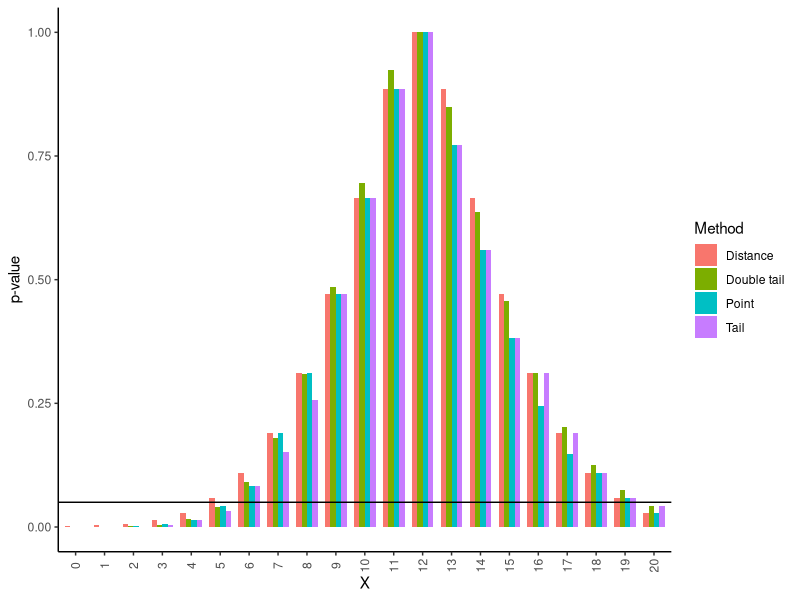
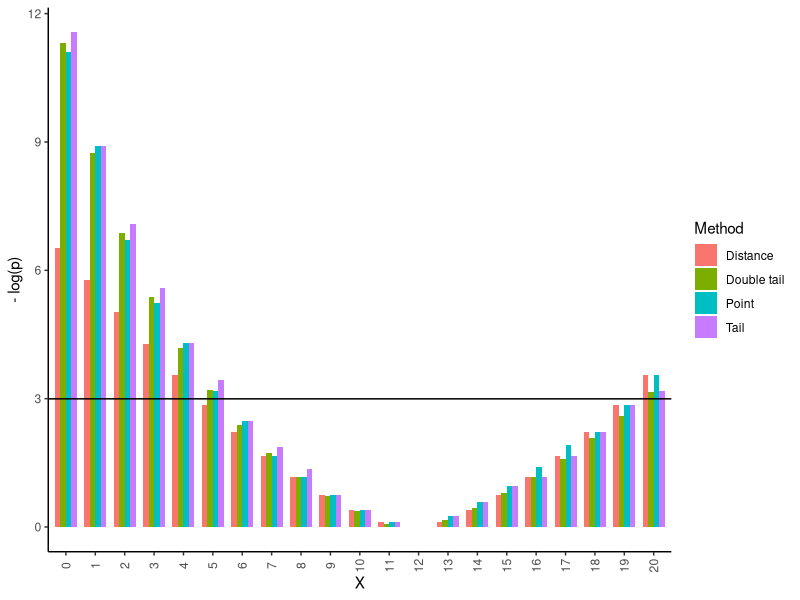
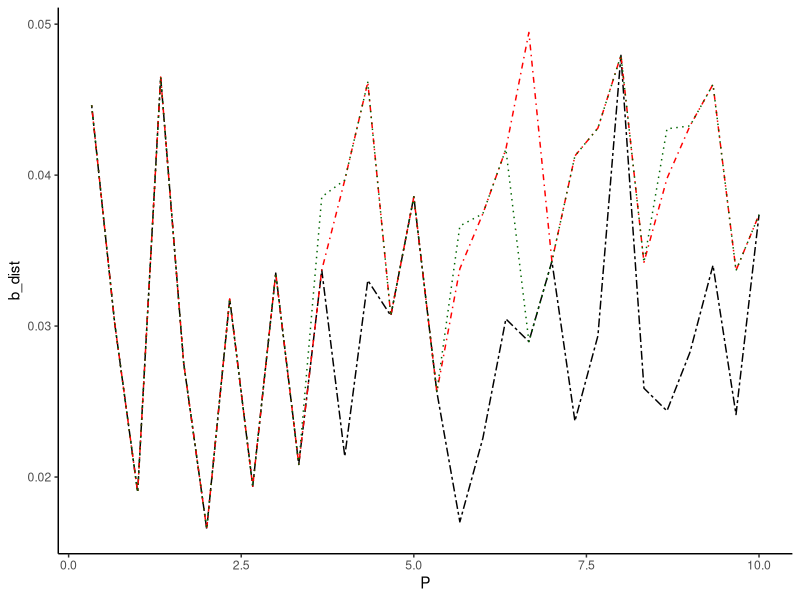

Write R code to recreate these figures, in order.
## ---- chunk 1
library(ggplot2)
library(reshape2)
library(tidyverse)
## ---- chunk 2
dmodel <- function(x, mu){
  dpois(x, mu)
}

pmodel <- function(x, mu){
  ppois(x, mu)
}

## ---- chunk 3
p_val_a <- function(x, mu){
  pr_tail_l = pmodel(x, mu)
  ## Use 1 - tail prob but add point prob
  pr_tail_r = 1 - pr_tail_l + dmodel(x, mu)
  
  p_val = 2 * min(pr_tail_l, pr_tail_r, 1/2)
  p_val
}

p_val_b <- function(x, mu){
  # Implementation assumes a decreasing point probability P(X = x) for increasing x after the mean value has passed
  W_x = dmodel(x, mu)
  p_val = 1
  y = 0
  cond = TRUE
  while(cond){
    W_y = dmodel(y, mu)
    if(W_y > W_x){
      p_y = W_y
      p_val = p_val - p_y
    }
    else{
      less_than_mean = (y > mu)
      cond = !less_than_mean
    }
    # Preparing next round
    y = y +1
  }
  p_val
}

p_val_c <- function(x, mu){
  p_tail_l = pmodel(x, mu)
  p_tail_r = 1- p_tail_l + dmodel(x, mu)
  epsilon = 1e-8
  
  if (p_tail_l < p_tail_r + epsilon){
    # Since the right tail has infinite support we must suggest a low enough tail value
    y_sugg = ceiling(2*mu)
    sugg_tail = 1 - pmodel(y_sugg, mu) # this will give P(X > y), i.e. P(X geq y-1)
    while(sugg_tail > p_tail_l){
      y_sugg = ceiling(2*y_sugg)
      sugg_tail = 1 - pmodel(y_sugg, mu) # this will give P(X > y), i.e. P(X geq y-1)
    }
    # After a low enough value is reached we calculate the highest smaller right tail compared to the left tail
    right_tail = max_lower_tail(y_sugg, sugg_tail, p_tail_l, mu)
    p_val = p_tail_l + right_tail
  }
  else{
    # For a left tail we can start at 0 and find the highest smaller left tail
    left_tail = max_lower_tail(0, 0, p_tail_r, mu, left_tail = TRUE)
    p_val = p_tail_r +  left_tail
  }
  if(p_val > 1){ # If the distrbution is symmetric it will count the central event twice.
    return(1)
  }
  p_val
}

max_lower_tail <- function(y_next, tail_y, W_x, mu, left_tail = FALSE, epsilon = 1e-8){
  sugg = tail_y
  y = y_next
    while(sugg < W_x + epsilon){
      tail_y = sugg # Accept suggestion
      add = dmodel(y, mu) # Calculate new point mass to be added
      sugg = sugg + add # Propose new suggestion
      if(left_tail){
        y = y + 1
      }
      else{
        y = y - 1 
      }
    }
  tail_y
}

p_val_d <- function(x, mu) {
  exp_val = mu
  W_x = abs(x - mu)
  
  # Get all discrete values y with lower W_y
  r = floor(mu + W_x)
  l = ceiling(mu - W_x)
  
  # Handeling ties
  if(mu + W_x == round(mu + W_x)){
    if(mu - W_x == round(mu - W_x)){
      # We are in the tied sceneraio and we want to either exclude y = l depending on if X = l or x = r
      if(x == r){
        #l = l -1
      }
      else{
        
      }
    }
  }
  
  # Rejection region will be x lower than l
  # and x higher than r
  if(l <= 0){
    p_val = 1 - ppois(r-1, mu) # 1 - P(X <= r-1) =  P(X > r-1) = P(X >= r)
    return(p_val)
  }
  p_val = 1 - ppois(r-1, mu) + ppois(l, mu) # 1 - P(X <= r-1) + P(X <= l) = P(X >= r) + P(X <= l)
  if(p_val > 1){
    return(1)
  }
  p_val
}

## ---- chunk 4
# Test functions for the tail method
p_val_a(3, 3)
p_val_a(5, 3)

p_val_b(3, 3)
p_val_b(5, 3)

print("____")
W_x = ppois(3, 5)

W_x

1- ppois(10, 5)

max_lower_tail(10, 1-ppois(10, 5), W_x, 5, left_tail = FALSE)

print("-----")
W_x = 1-ppois(7, 5)

W_x

ppois(0, 5)


max_lower_tail(1, ppois(0, 5), W_x, 5, left_tail = TRUE)

print("____")
## ---- chunk 5
p_val_c(3, 3)
p_val_c(5, 3)
## ---- chunk 6
p_val_d(3, 3)

p_val_d(5, 3)
## ---- chunk 7
comparison_p_vals <- function(mu, n){
  p_a = NULL
  p_b = NULL
  p_c = NULL
  p_d = NULL

  for(i in 0:n){
    p_a = c(p_a, p_val_a(i, mu))
    p_b = c(p_b, p_val_b(i, mu))
    p_c = c(p_c, p_val_c(i, mu))
    p_d = c(p_d, p_val_d(i, mu))
  }
  
  df <- data.frame(p_a, p_b, p_c, p_d)
  colnames(df) <- c("Double tail", "Point", "Tail", "Distance")  #Added zero width space for "Double tail" to be shown first in plot
  df["x_val"] <- 0:n
  
  df
}

df <- comparison_p_vals(12, 20)

df %>%
  pivot_longer(-x_val, names_to = "Method", values_to = "P") %>%
  ggplot(aes(x = factor(x_val), y = P, fill = Method), xlab = "Method") +
  geom_bar(stat = "identity", width = .75, position = "dodge") +
  theme_classic() +
  labs(x = "X", y = "p-value")+
  theme(axis.text.x = element_text(angle = 90, vjust = 0.5))+
  geom_hline(yintercept = .05)
  #scale_x_discrete(limits = factor(13:28))
  

df %>%
  pivot_longer(-x_val, names_to = "Method", values_to = "P") %>%
  ggplot(aes(x = factor(x_val), y = -log(P), fill = Method), xlab = "Method") +
  geom_bar(stat = "identity", width = .75, position = "dodge") +
  theme_classic() +
  labs(x = "X", y = "- log(p)")+
  theme(axis.text.x = element_text(angle = 90, vjust = 0.5))+
  #scale_x_discrete(limits = factor(13:28))
  geom_hline(yintercept = -log(5e-2))
## ---- chunk 8
power_calc_poisson_null_hyp_true <- function(method, mu, a){
  power = 1
  n = ceiling(max(3*mu, mu^2)) # This is kind of dodgy
  for(x in 0:n){
    p_val = method(x, mu)
    if(p_val > a){
      power = power - dmodel(x, mu)
    }
  }
  power
}

power_calc_poisson_null_hyp_true(p_val_b, 10, .05)
## ---- chunk 9
compare_power_null_hyp_true <- function(P){
  b_double = NULL
  b_point = NULL
  b_tail = NULL
  b_dist = NULL

  for(p in P){
    # Calculate power
    power_double = power_calc_poisson_null_hyp_true(p_val_a, p, .05)
    power_point = power_calc_poisson_null_hyp_true(p_val_b, p, .05)
    power_tail = power_calc_poisson_null_hyp_true(p_val_c, p, .05)
    power_dist = power_calc_poisson_null_hyp_true(p_val_d, p, .05)
    
    # Add power to the list
    b_double = c(b_double, power_double)
    b_point = c(b_point, power_point)
    b_tail = c(b_tail, power_tail)
    b_dist = c(b_dist, power_dist)
  }

  df_power <- data.frame(P, b_double, b_point, b_tail, b_dist)
  df_power
}

N = 30
P = 10 *(1:N)/N

df_power_null_hyp <- compare_power_null_hyp_true(P)
## ---- chunk 10
print(df_power_null_hyp)

ggplot(data = df_power_null_hyp)+
  geom_line(aes(x = P, y = b_dist), linetype = "twodash")+
  geom_line(aes(x = P, y = b_point), color = "red", linetype = "dotdash")+
  geom_line(aes(x = P, y = b_tail), color = "darkgreen", linetype = "dotted")+
  #geom_line(aes(x = P, y = b_double), color = "blue", linetype = "dashed")+
  theme_classic()
## ---- chunk 11
print(P)

X_vals = 0:20
for(x in X_vals){
  print(c(x,p_val_d(x, 9)))
}

p_val_d(3, 9)
1 - ppois(14, 9)

## ---- chunk 12
